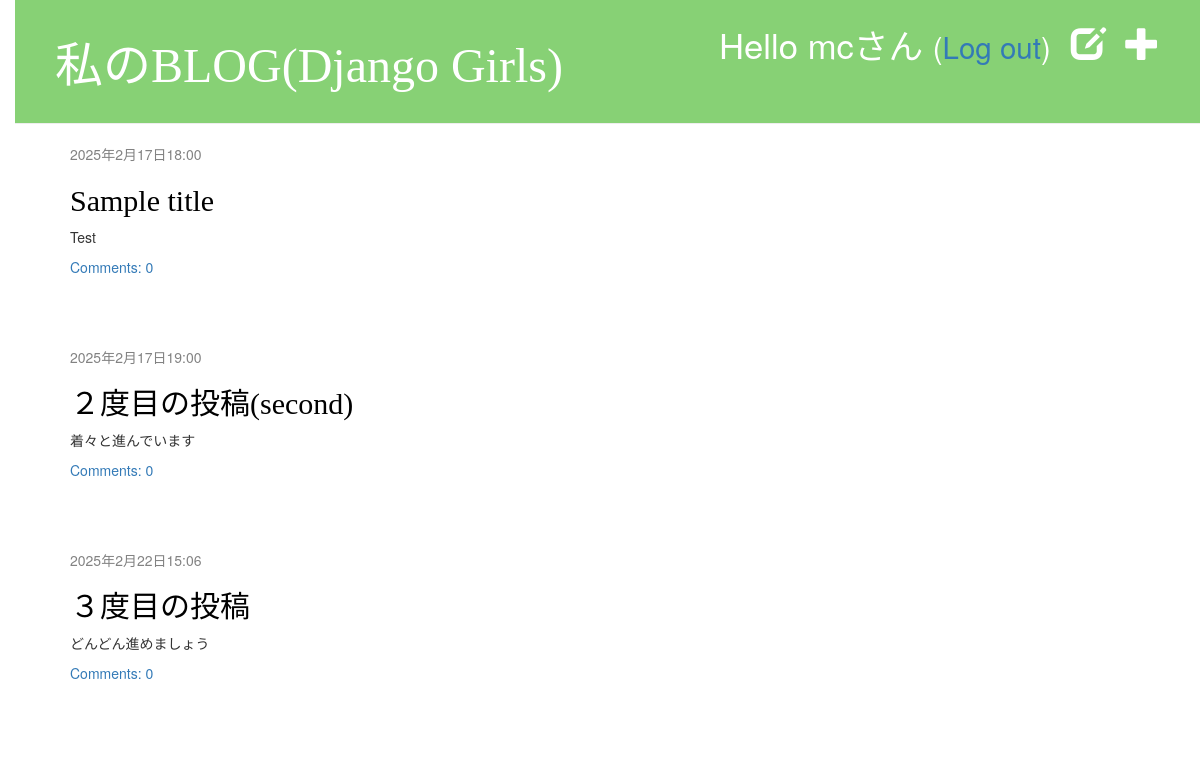
Before: / (signed in) with the older database file.
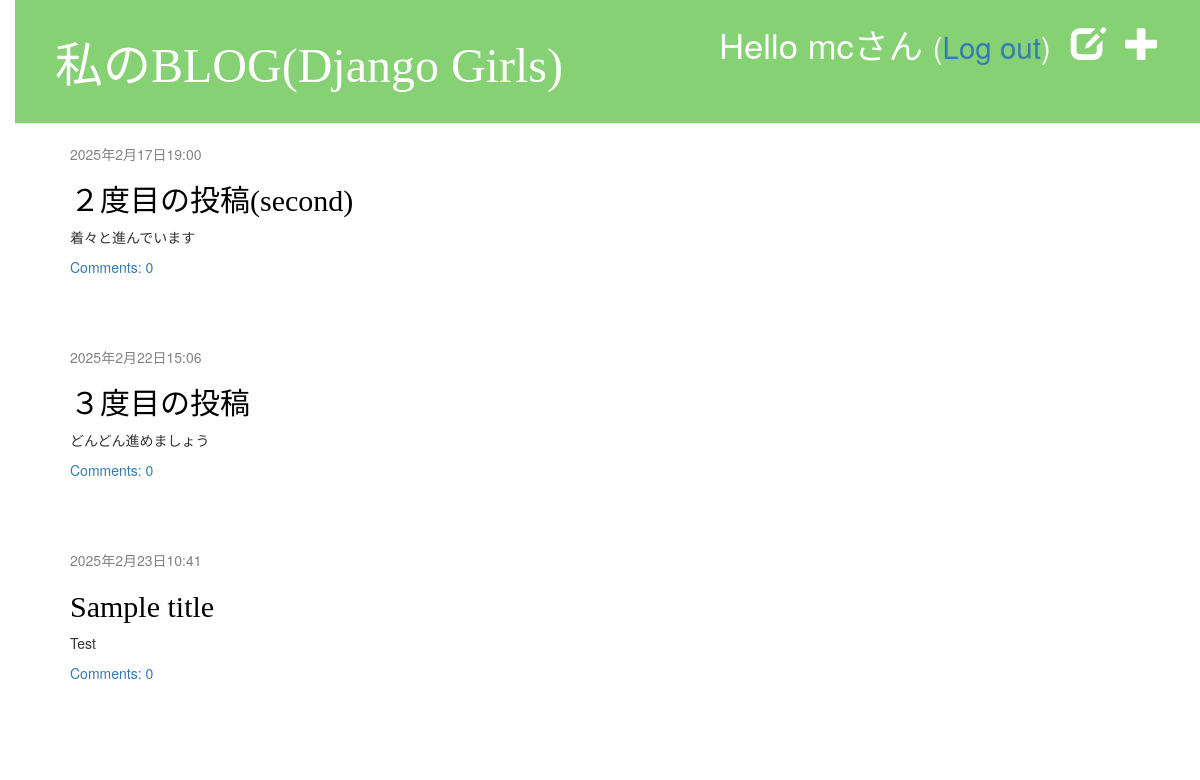
After: the same page with the newer database file.
### blog/models.py (models this page shows, shortened)
class Post(models.Model):
    author = models.ForeignKey(settings.AUTH_USER_MODEL, on_delete=models.CASCADE)
    title = models.CharField(max_length=200)
    text = models.TextField()
    created_date = models.DateTimeField(default=timezone.now)
    published_date = models.DateTimeField(blank=True, null=True)
    def approved_comments(self):
        return self.comments.filter(approved_comment=True)

### blog/views.py (the view)
# urls.py: path('', views.post_list, name='post_list'),
def post_list(request):
    posts = Post.objects.filter(published_date__lte=timezone.now()).order_by('published_date')
    return render(request, 'blog/post_list.html', {'posts':posts})

### blog/templates/blog/post_list.html
{% extends 'blog/base.html' %}
{% block content %}
    {% for post in posts %}
        <div class="post">
            <div class="date">
                {{ post.published_date }}
            </div>
            <h2><a href="{% url 'post_detail' pk=post.pk %}">{{ post.title }}</a></h2>
            <p>{{ post.text | linebreaksbr}}</p>
            <a href="{% url 'post_detail' pk=post.pk %}">Comments: {{ post.approved_comments.count }}</a>
        </div>
    {% endfor %}
{% endblock %}

Changed rows visible on the page:
changed Post "Sample title": published_date "2025年2月17日18:00" → "2025年2月23日10:41"; moves down the list
